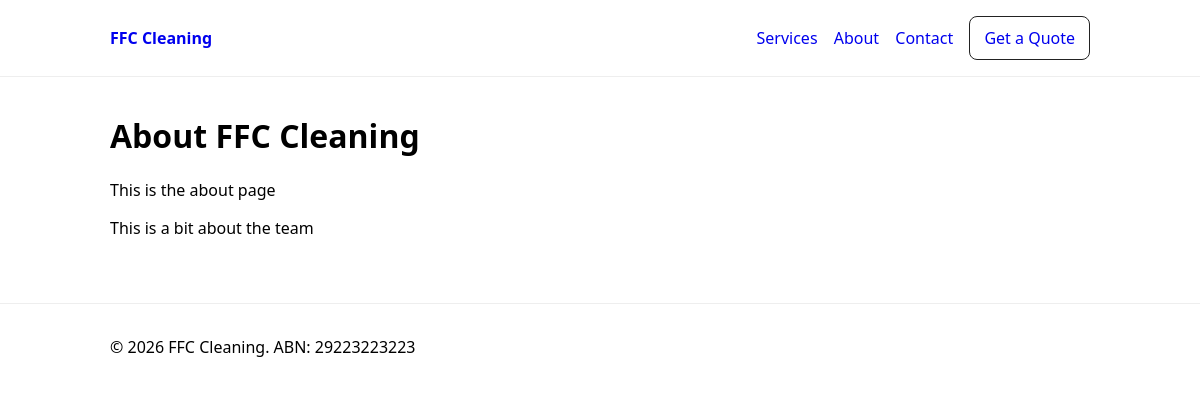
The page /about/ on the database its author committed.
### core/models.py (models this page shows, shortened)
class SiteSettings(models.Model):
    business_name = models.CharField(max_length=120, default="FFC Cleaning")
    phone = models.CharField(max_length=50, blank=True)
    email = models.EmailField(blank=True)
    service_area = models.CharField(max_length=200, blank=True)
    abn = models.CharField(max_length=30, blank=True)

class AboutPage(models.Model):
    hero_title = models.CharField(max_length=160, default="About FFC Cleaning")
    body = HTMLField(blank=True)
    team_blurb = HTMLField(blank=True)
    is_published = models.BooleanField(default=True)
    updated_at = models.DateTimeField(auto_now=True)

### core/views.py (the view)
# urls.py: path("about/", views.about, name="about"),
def about(request):
    page = AboutPage.objects.filter(is_published=True).first()
    if not page:
        raise Http404("About page not set up yet.")
    return render(request, "core/about.html", {"page": page, "settings": _settings()})

### core/context_processors.py (called while the page is built)
def site_settings(request):
    return {
        "site_settings": SiteSettings.objects.first()
    }

### core/views.py (called while the page is built)
def _settings():
    return SiteSettings.objects.first()

### templates/core/about.html (shortened to what this page needs)
{% extends "base.html" %}
{% block content %}
<h1>{{ page.hero_title }}</h1>
<div>{{ page.body|safe }}</div>
{% if page.team_blurb %}
  <div>{{ page.team_blurb|safe }}</div>
{% endif %}
{% endblock %}

### templates/base.html (shortened to what this page needs)
<!doctype html>
<html lang="en">
<head>
  {% load static %}
  <link rel="stylesheet" href="{% static 'css/site.css' %}">
</head>
<body>
  <header class="site-header">
    <div class="container">
      <a class="brand" href="{% url 'home' %}">{{site_settings.business_name}}</a>
      <nav>
        <a href="{% url 'services' %}">Services</a>
        <a href="{% url 'about' %}">About</a>
        <a href="{% url 'contact' %}">Contact</a>
        <a class="btn" href="{% url 'quote' %}">Get a Quote</a>
      </nav>
    </div>
  </header>
  <main class="container">
    {% block content %}{% endblock %}
  </main>
  <footer class="site-footer">
    <div class="container">
      <p>© {% now "Y" %} FFC Cleaning. ABN: {{site_settings.abn}}</p>
    </div>
  </footer>
</body>
</html>

### static/css/site.css (style rules this page uses)
body { font-family: system-ui, Arial, sans-serif; margin: 0; }
.container { max-width: 980px; margin: 0 auto; padding: 16px; }
.site-header { border-bottom: 1px solid #eee; }
.site-header .container { display: flex; align-items: center; justify-content: space-between; }
nav a { margin-left: 12px; text-decoration: none; }
.brand { font-weight: 700; text-decoration: none; }
.btn { display: inline-block; padding: 10px 14px; border: 1px solid #222; border-radius: 8px; }
.site-footer { border-top: 1px solid #eee; margin-top: 32px; }

### rows shown on the page
SiteSettings: business_name "FFC Cleaning", abn "29223223223"
AboutPage: hero_title "About FFC Cleaning", body "This is the about page", team_blurb "This is a bit about the team"
